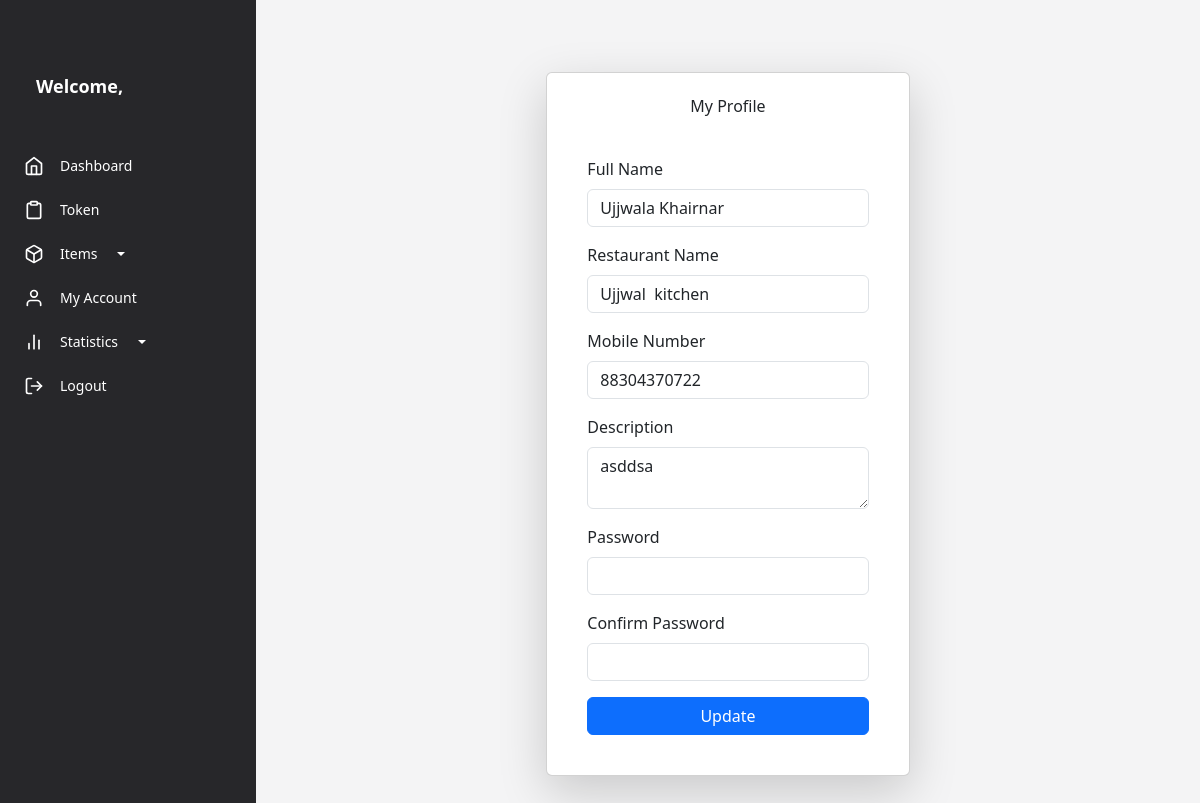
Page /vendor/account/ (signed in) on the earlier database version.
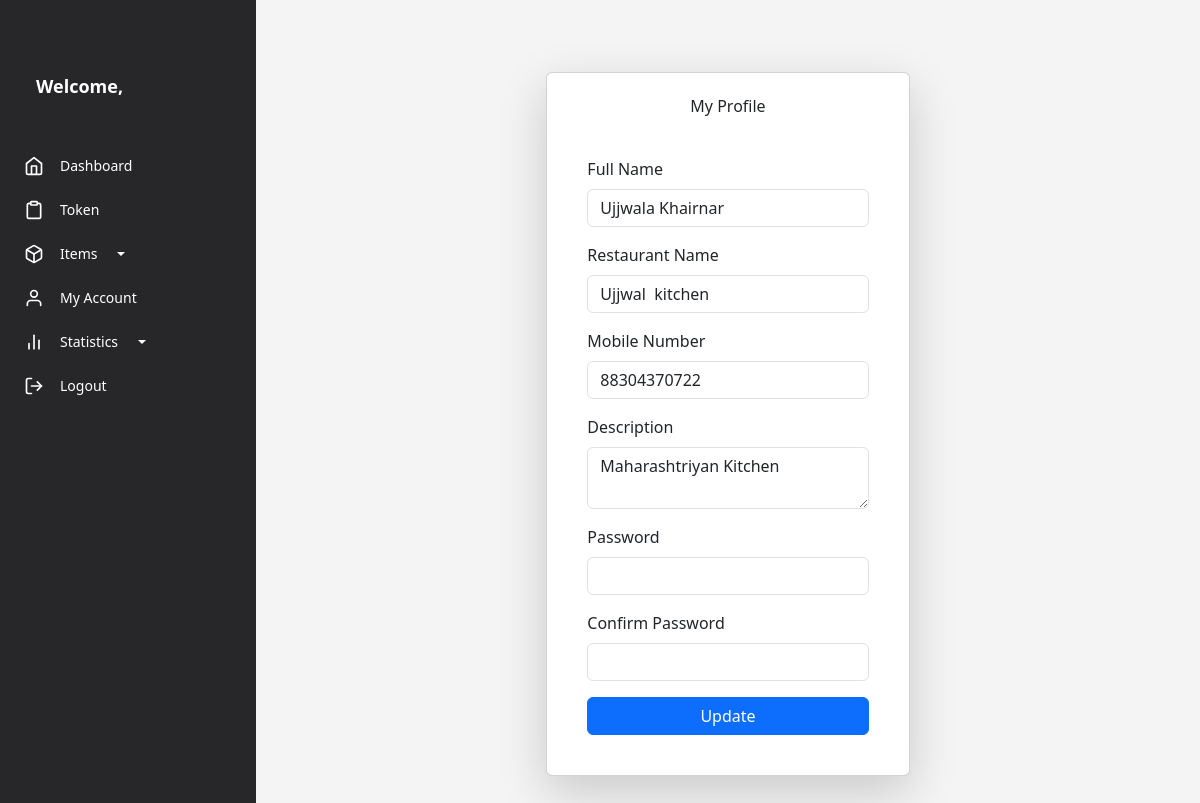
Same page on the later database version.
### vendor/models.py (models this page shows, shortened)
class CanteenVendor(models.Model):
    id = models.AutoField(primary_key=True)
    full_name = models.CharField(max_length=100)
    restaurant_name = models.CharField(max_length=100)
    mobile_number = models.CharField(max_length=100)
    store_description = models.TextField()
    password = models.CharField(max_length=255)  # It is recommended to hash passwords
    is_approved = models.BooleanField(default=False)  # Admin approval status

### vendor/views.py (the view, shortened to what this page needs)
# urls.py: path('account/', views.vendor_update_profile, name='account'),
def vendor_update_profile(request):
    vendor = CanteenVendor.objects.get(id=request.session.get('vendor_id'))  # assuming session holds vendor_id
    context = {
        'full_name': vendor.full_name,
        'restaurant_name': vendor.restaurant_name,
        'mobile_number': vendor.mobile_number,
        'store_description': vendor.store_description,
    }
    return render(request, 'vendor_account.html', context)

### vendor/templates/vendor_account.html (shortened to what this page needs)
{% extends 'base1/base.html' %}
{% block content %}
<div class="container d-flex justify-content-center align-items-center min-vh-100">
    <div class="col-md-6 col-lg-5">
        <div class="card shadow-lg p-4">
            <h3 class="text-center mb-4">My Profile</h3>
            <div class="card-body">
                <form method="POST">
                    <div class="mb-3">
                        <label class="form-label">Full Name</label>
                        <input type="text" class="form-control" name="full_name" value="{{ full_name }}" required>
                    </div>
                    <div class="mb-3">
                        <label class="form-label">Restaurant Name</label>
                        <input type="text" class="form-control" name="restaurant_name" value="{{ restaurant_name }}" required>
                    </div>
                    <div class="mb-3">
                        <label class="form-label">Mobile Number</label>
                        <input type="tel" class="form-control" name="mobile" value="{{ mobile_number }}" required>
                    </div>
                    <div class="mb-3">
                        <label class="form-label">Description</label>
                        <textarea class="form-control" name="description" required>{{ store_description }}</textarea>
                    </div>
                    <div class="mb-3">
                        <label class="form-label">Password</label>
                        <input type="password" class="form-control" name="password" required>
                    </div>
                    <div class="mb-3">
                        <label class="form-label">Confirm Password</label>
                        <input type="password" class="form-control" name="confirm_password" required>
                    </div>
                    <div class="d-grid">
                        <button type="submit" class="btn btn-primary">Update</button>
                    </div>
                </form>
            </div>
        </div>
    </div>
</div>
{% endblock %}

Differences in the rows shown:
changed CanteenVendor "Ujjwala Khairnar": description "asddsa" → "Maharashtriyan Kitchen"
